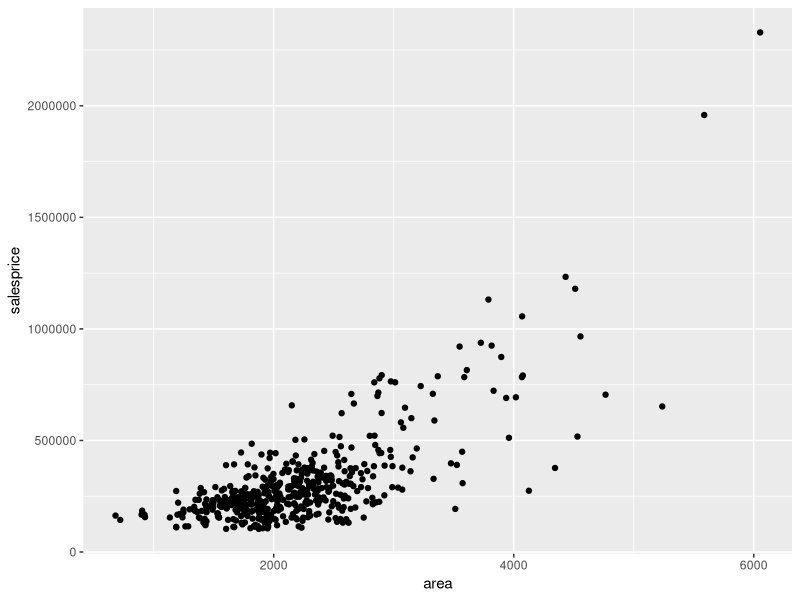
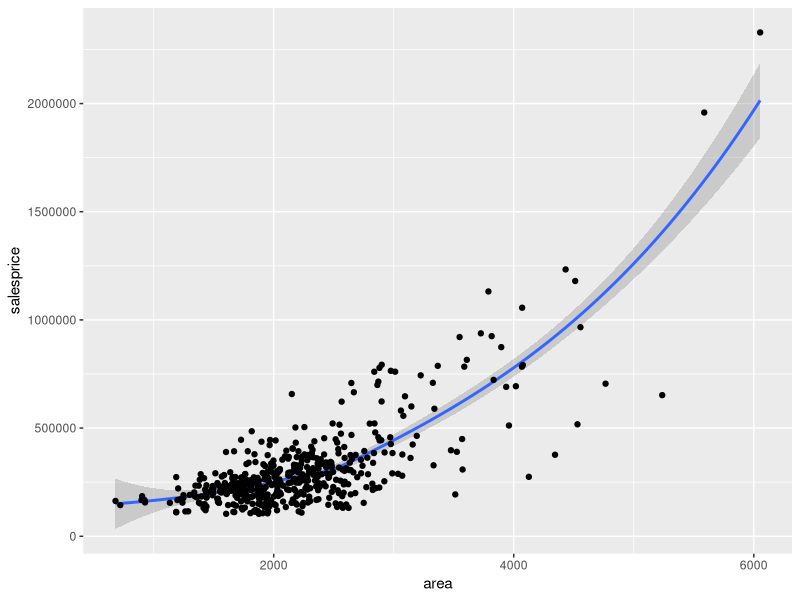
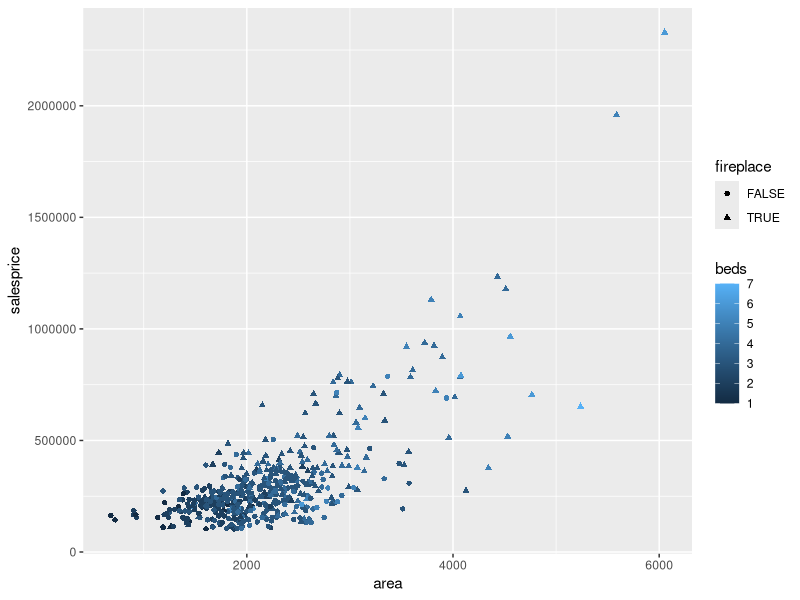
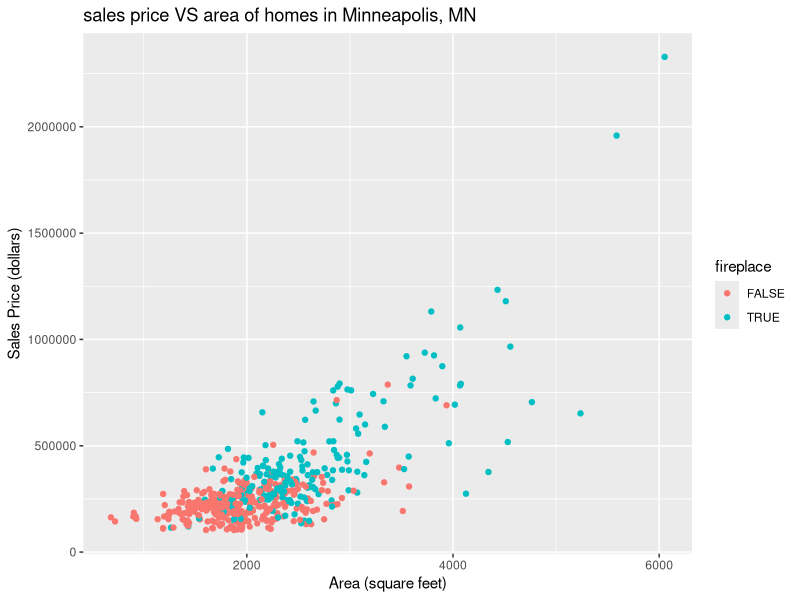
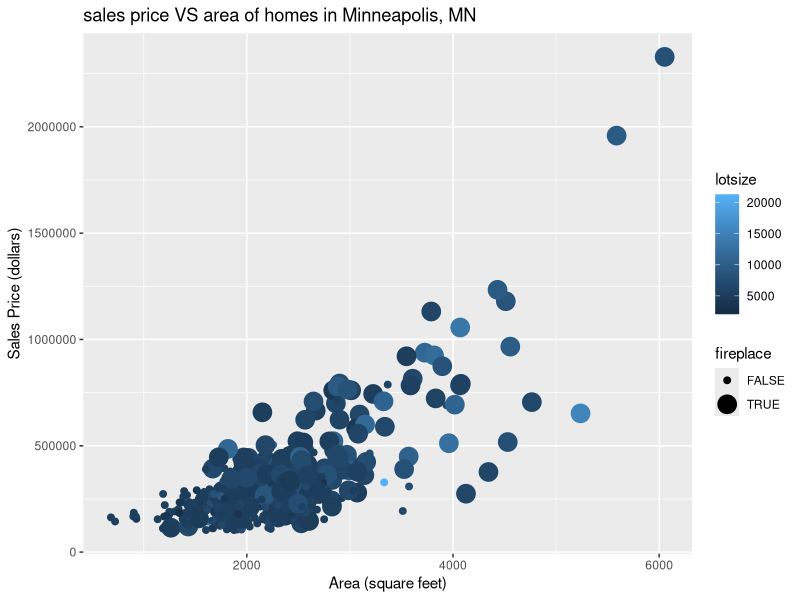
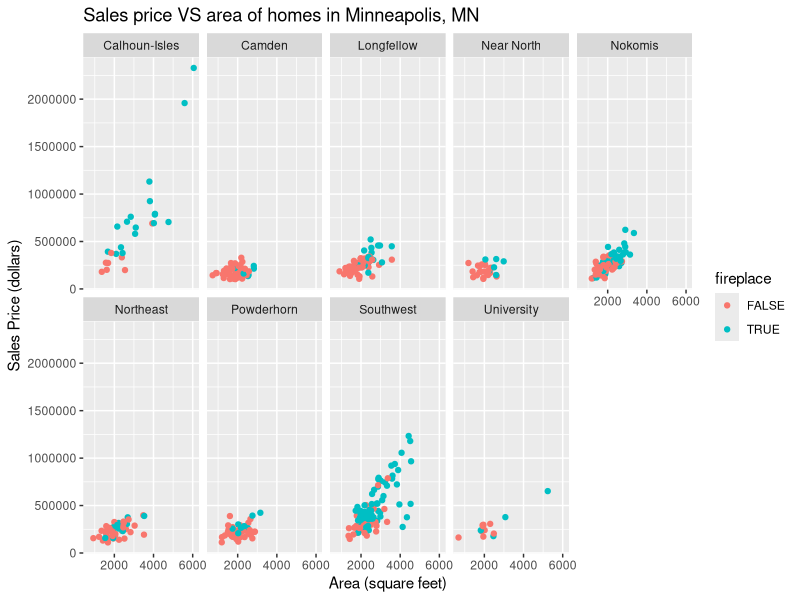
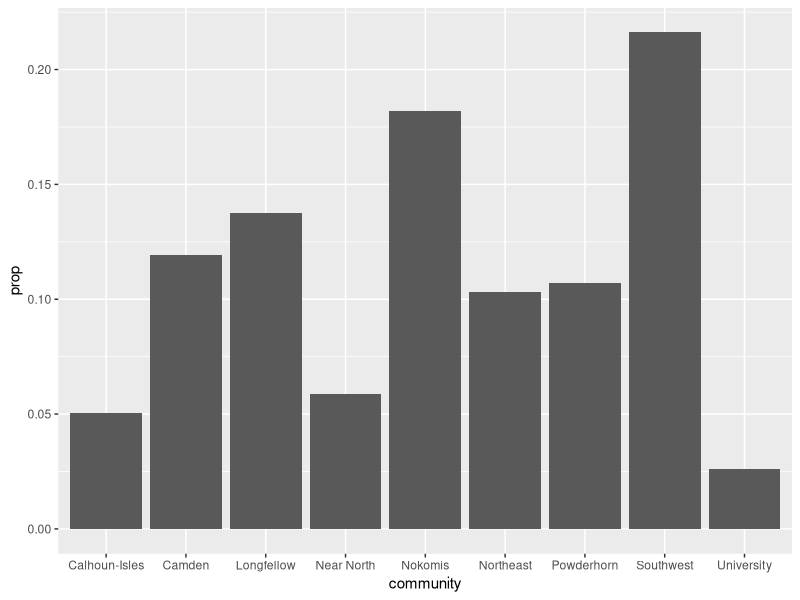
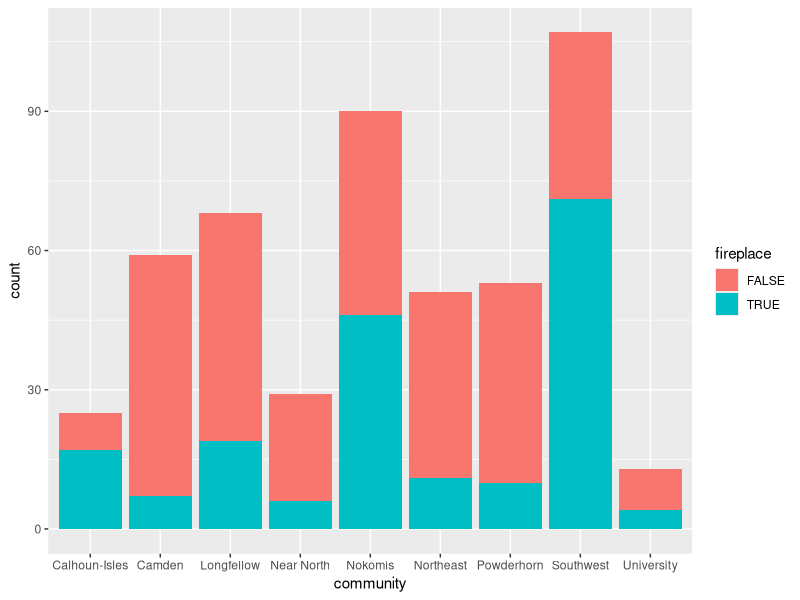

Reproduce these figures in R, in order.
## ---- chunk 1
knitr::opts_chunk$set(echo = TRUE)
## ---- chunk 2
library(tidyverse)

## ---- chunk 3
mn_homes <- read_csv("Data/mn_homes.csv")
glimpse(mn_homes)

## ---- chunk 4
ggplot(data=mn_homes, mapping=aes(x=area, y=salesprice)) + geom_point()
## ---- chunk 5
ggplot(data=mn_homes, mapping=aes(x=area, y=salesprice)) + geom_smooth() + geom_point()
## ---- chunk 6
ggplot(data=mn_homes, mapping=aes(x=area, y=salesprice, color=beds, shape=fireplace)) + geom_point()
## ---- chunk 7
ggplot(data=mn_homes, mapping=aes(x=area, y=salesprice, color=fireplace)) +geom_point() + labs(title="sales price VS area of homes in Minneapolis, MN", x="Area (square feet)", y="Sales Price (dollars)")
## ---- chunk 8
ggplot(data=mn_homes, mapping=aes(x=area, y=salesprice, color=lotsize, size=fireplace)) + geom_point() + labs(title="sales price VS area of homes in Minneapolis, MN", x="Area (square feet)", y="Sales Price (dollars)")
## ---- chunk 9
ggplot(data=mn_homes, mapping=aes(x=area, y=salesprice, color=fireplace)) + geom_point() + labs(title="Sales price VS area of homes in Minneapolis, MN", x="Area (square feet)", y="Sales Price (dollars)") + facet_wrap(~community, nrow=2)
## ---- chunk 10
ggplot(data=mn_homes, mapping=aes(x=community, y=..prop..,group=1)) + geom_bar()
## ---- chunk 11
ggplot(data=mn_homes, mapping=aes(x=community, fill=fireplace)) + geom_bar()
## ---- chunk 12
ggplot(data=mn_homes) + geom_bar(mapping=aes(x=community, fill=fireplace), position="dodge") + coord_flip()
## ---- chunk 13
ggplot(data=mn_homes, mapping=aes(x=salesprice)) + geom_histogram(bins=10)
## ---- chunk 14
ggplot(data=mn_homes, mapping=aes(x=community, y=salesprice)) + geom_boxplot() + coord_flip()
## ---- chunk 15
summary(cars)
## ---- chunk 16
plot(pressure)
